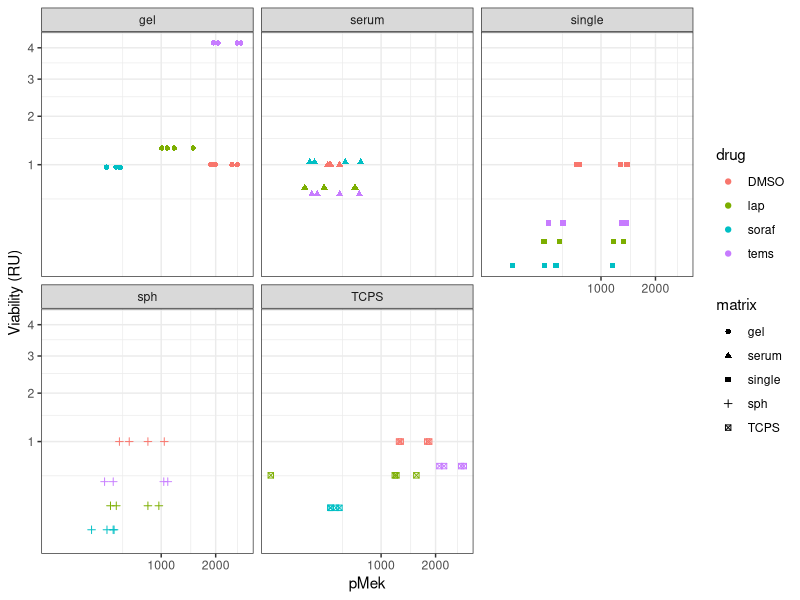
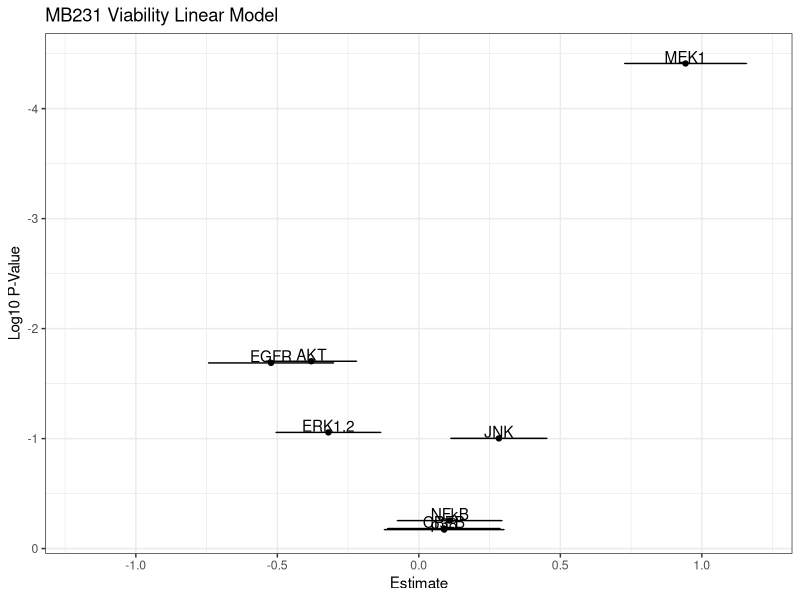
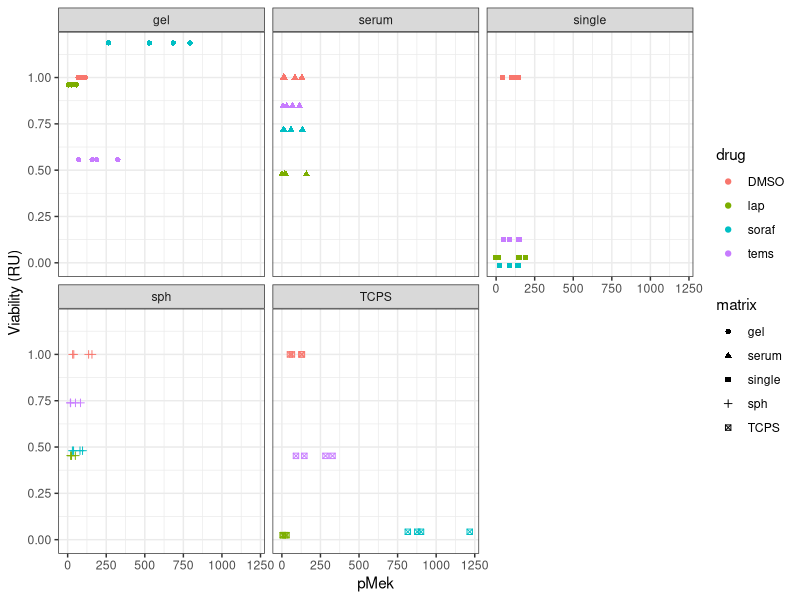
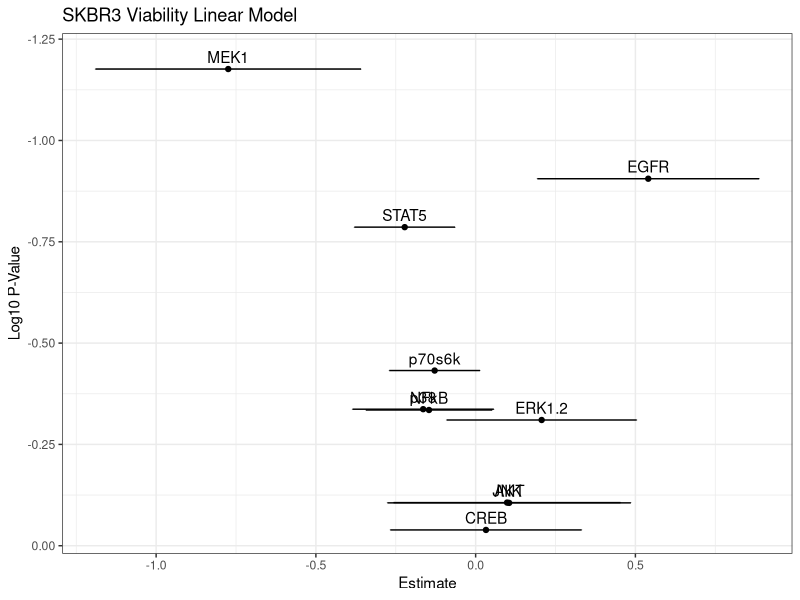

The R source for these figures, in order:
## ---- chunk 1
library(dplyr)
library(ggplot2)

MB231 <- read.csv("./data/MB231.csv", stringsAsFactors = FALSE) %>% tidyr::separate(X, into = c("matrix", "drug"), sep = " ")
SKBR3 <- read.csv("./data/SKBR3.csv", stringsAsFactors = FALSE) %>% tidyr::separate(X, into = c("matrix", "drug"), sep = " ")

MB231$matrix <- as.factor(MB231$matrix)
MB231$drug <- as.factor(MB231$drug)
## ---- chunk 2
ggplot(MB231, aes(x = MEK1, y = prolifTwo, color = drug, shape = matrix)) + 
  geom_point() + facet_wrap( ~ matrix) + 
  coord_trans(x = "sqrt", y = "sqrt") + theme_bw() + ylab("Viability (RU)") + xlab("pMek")
## ---- chunk 3
# Scaling the phospho-measurements by z-score
MB231d <- dplyr::select(MB231, prolifTwo, CREB, EGFR, NFkB, p38, AKT, JNK, MEK1, ERK1.2) %>%
  scale(center = TRUE, scale = TRUE) %>% data.frame

# Applying the linear model
model <- lm(prolifTwo ~ . + 0, data = MB231d)

# Summarize the model
model.sum <- (summary(model))

# Print the model summary
print(model.sum)
## ---- chunk 4
# Extract the model coefficients for plotting
plotD <- data.frame(model.sum$coefficients)

ggplot(data = plotD, aes(x = Estimate, y = log10(Pr...t..), label = rownames(plotD))) + 
  geom_point() + theme_bw() + geom_text(nudge_y = 0.06) + scale_y_reverse() + xlim(-1.2, 1.2) +
  ylab("Log10 P-Value") + ggtitle("MB231 Viability Linear Model") + 
  geom_errorbarh(aes(xmin = Estimate - Std..Error, xmax = Estimate + Std..Error))
## ---- chunk 5
ggplot(SKBR3, aes(x = MEK1, y = prolifTwo, color = drug, shape = matrix)) + geom_point() + facet_wrap( ~ matrix) + 
  coord_trans(x = "identity", y = "identity") + theme_bw() + ylab("Viability (RU)") + xlab("pMek")
## ---- chunk 6
# Scaling the phospho-measurements by z-score
SKBR3d <- dplyr::select(SKBR3, prolifTwo, CREB, EGFR, NFkB, p38, AKT, JNK, MEK1, ERK1.2, STAT5, p70s6k) %>%
  scale(center = TRUE, scale = TRUE) %>% data.frame

# Applying the linear model
model <- lm(prolifTwo ~ . + 0, data = SKBR3d)

# Summarize the model
model.sum <- (summary(model))

# Print the model summary
print(model.sum)
## ---- chunk 7
# Extract the model coefficients for plotting
plotD <- data.frame(model.sum$coefficients)

ggplot(data = plotD, aes(x = Estimate, y = log10(Pr...t..), label = rownames(plotD))) + 
  geom_point() + theme_bw() + geom_text(nudge_y = 0.03) + scale_y_reverse() +
  ylab("Log10 P-Value") + ggtitle("SKBR3 Viability Linear Model") + 
  geom_errorbarh(aes(xmin = Estimate - Std..Error, xmax = Estimate + Std..Error))
